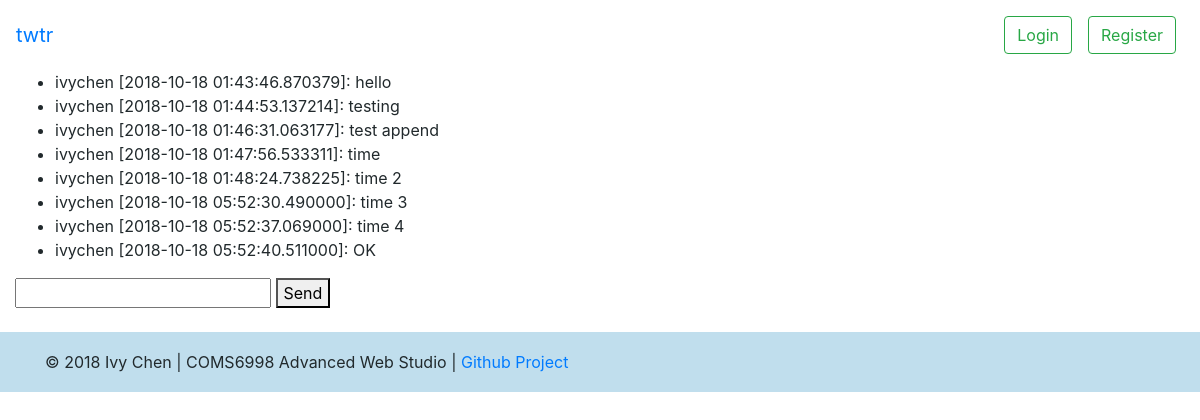
Page /messages/ivychen on the committed database.
### models.py (models this page shows)
class History(db.Model):
    id = db.Column('id', db.Integer, primary_key=True)
    timestamp = db.Column(db.DateTime)
    sender = db.Column('sender', db.String(140))
    replyto = db.Column('replyto', db.String(140))
    message = db.Column('message', db.String(300))

### app.py (the view)
@app.route('/messages/<username>', methods=['POST', 'GET'])
def messages(username):
    messages = models.History.query.filter_by(sender=username).all()
    return render_template('messages.html', messages=messages)

### templates/messages.html (shortened to what this page needs)
{% extends "base.html" %}
{% block body %}
  {% block content %}
  <ul id="messages">
    {% for msg in messages %}
      <li>{{ msg.sender }} [{{ msg.timestamp }}]: {{ msg.message }}</li>
    {% endfor %}
  </ul>
  <input type="text" id="myMessage">
  <button type="submit" id="sendbutton">Send</button>
  {% endblock %}
{% endblock %}

### rows in the picture
History: sender "ivychen", timestamp "2018-10-18 01:43:46.870379", message "hello"
History: sender "ivychen", timestamp "2018-10-18 01:44:53.137214", message "testing"
History: sender "ivychen", timestamp "2018-10-18 01:46:31.063177", message "test append"
History: sender "ivychen", timestamp "2018-10-18 01:47:56.533311", message "time"
History: sender "ivychen", timestamp "2018-10-18 01:48:24.738225", message "time 2"
History: sender "ivychen", timestamp "2018-10-18 05:52:30.490000", message "time 3"
History: sender "ivychen", timestamp "2018-10-18 05:52:37.069000", message "time 4"
History: sender "ivychen", timestamp "2018-10-18 05:52:40.511000", message "OK"
